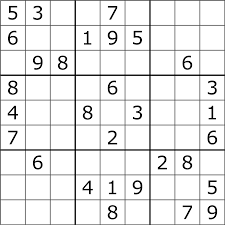
#> input picture images/sudoku.png, 225 x 225 px
$ python line_detector.py ../images/sudoku.png
#> lines starting #> are read from the running program, lines starting #| are printed output that depends on the picture; after the words box and inside, x2 and y2 are one past the last pixel; in counts of white or black regions, pixels touching at a corner belong together
#> in __main__, img is the input picture: shape (225, 225, 3); min 0, max 255, mean 233.5
#> in __main__, `line_image = np.copy(img) * 0`: line_image: shape (225, 225, 3); every value is 0
### src/edge_detector.py
import cv2
import sys
import os


def detect_edges(img):

    """
    Given an opencv matrix, detect the edge points
    """

    # convert to grayscale
    gray = cv2.cvtColor(img,cv2.COLOR_BGR2GRAY)

    # apply gaussian filter (to filter out 'high freq' noise)
    kernel_size = 5
    blur_gray = cv2.GaussianBlur(gray,(kernel_size, kernel_size),0)
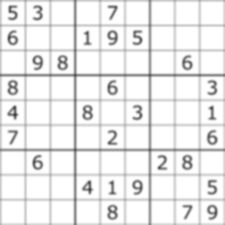
#> blur_gray: shape (225, 225); min 61, max 255, mean 234.2

    # apply the canny filter to find edges.
    low_threshold = 0
    high_threshold = 100
    edges = cv2.Canny(blur_gray, low_threshold, high_threshold)
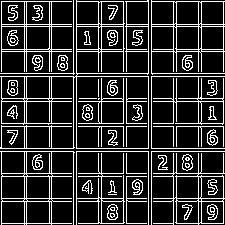
#> edges: shape (225, 225); 18.6% white in thin lines or dots
    return edges


# [15 lines left out: function __main__, not called in this run]


# [2 lines that do not run on import are left out]

### src/line_detector.py
import cv2
import numpy as np
import math
from formulas import *
import os
import sys


class LineDetector:

    """
    Detects lines from a set of edges.
    Calculates the intersection-points between vertical and horizontal lines.
    """

    def __init__(self, edges):
        self.edges = edges
        rho = 1  # distance resolution in pixels of the Hough grid
        theta = np.pi / 180  # angular resolution in radians of the Hough grid
        threshold = 15  # minimum number of votes (intersections in Hough grid cell)
        min_line_length = 60  # minimum number of pixels making up a line
        max_line_gap = 10  # maximum gap in pixels between connectable line segments
        # Output "lines" is an array containing endpoints of detected line segments
        self.lines = cv2.HoughLinesP(edges, rho, theta, threshold, np.array([]), min_line_length, max_line_gap)
#> self.lines = 36 rows, first 6: [123, 223, 123, 1], [151, 224, 151, 0], [101, 223, 101, 1], [26, 224, 26, 1], [126, 223, 126, 1], [49, 223, 49, 1]
        # separate vertical lines from horizontal lines
        self.vertical = []
        self.horizontal = []
        for line in self.lines:
            for x1,y1,x2,y2 in line:
                # TODO: add a margin of error! Not exactly 0 or 'exacatly inf'.
                if math.isinf(slope(line)):
                    self.vertical.append(line)
                elif slope(line) == 0:
                    self.horizontal.append(line)
#> this loop made 36 passes
#> line on passes 1 to 12: [[123, 223, 123, 1]], [[151, 224, 151, 0]], [[101, 223, 101, 1]], [[26, 224, 26, 1]], [[126, 223, 126, 1]], [[49, 223, 49, 1]], [[51, 224, 51, 1]], [[173, 224, 173, 1]], [[24, 224, 24, 1]], [[148, 224, 148, 0]], [[98, 223, 98, 1]], [[1, 224, 1, 1]]
#> after the loop, self.horizontal = 18 items, first 6: [[2, 49, 223, 49]], [[2, 198, 224, 198]], [[0, 148, 224, 148]], [[2, 123, 222, 123]], [[2, 26, 224, 26]], [[2, 176, 222, 176]]; self.vertical = 18 items, first 6: [[123, 223, 123, 1]], [[151, 224, 151, 0]], [[101, 223, 101, 1]], [[26, 224, 26, 1]], [[126, 223, 126, 1]], [[49, 223, 49, 1]]


        # TODO: refactor it! It's crappy
        # consider parallel lines with similar distances to each other the same line


        # if distance between two parallel lines is greater than this, they're different lines
        MAGIC_NUMBER = 20

        # horizontal
        self.horizontal = sorted(self.horizontal, key=lambda e : e[0][1] )
#> self.horizontal = 18 items, first 6: [[2, 1, 224, 1]], [[2, 24, 224, 24]], [[2, 26, 224, 26]], [[2, 49, 223, 49]], [[2, 51, 224, 51]], [[0, 73, 224, 73]]
        buffer = []
        for i in range(len(self.horizontal)-1):
            y_l1 = self.horizontal[i][0][1]
            y_l2 = self.horizontal[i+1][0][1]

            if(abs(y_l1-y_l2) > MAGIC_NUMBER):
                buffer.append(self.horizontal[i])
#> this loop made 17 passes
#> (y_l1, y_l2) on passes 1 to 12: (1, 24), (24, 26), (26, 49), (49, 51), (51, 73), (73, 76), (76, 98), (98, 101), (101, 123), (123, 126), (126, 148), (148, 151)
#> after the loop, buffer = [[[2, 1, 224, 1]], [[2, 26, 224, 26]], [[2, 51, 224, 51]], [[0, 76, 224, 76]], [[2, 101, 222, 101]], [[2, 126, 222, 126]], [[0, 151, 224, 151]], [[2, 176, 222, 176]], [[2, 201, 222, 201]]]

        # TODO: fix this!
        buffer.append(self.horizontal[-1])

        self.horizontal = buffer
#> self.horizontal = [[[2, 1, 224, 1]], [[2, 26, 224, 26]], [[2, 51, 224, 51]], [[0, 76, 224, 76]], [[2, 101, 222, 101]], [[2, 126, 222, 126]], [[0, 151, 224, 151]], [[2, 176, 222, 176]], [[2, 201, 222, 201]], [[2, 223, 222, 223]]]

        # vertical
        self.vertical = sorted(self.vertical, key=lambda e : e[0][0] )
#> self.vertical = 18 items, first 6: [[1, 224, 1, 1]], [[24, 224, 24, 1]], [[26, 224, 26, 1]], [[49, 223, 49, 1]], [[51, 224, 51, 1]], [[73, 224, 73, 0]]
        buffer = []
        for i in range(len(self.vertical)-1):
            x_l1 = self.vertical[i][0][0]
            x_l2 = self.vertical[i+1][0][0]

            if(abs(x_l1-x_l2) > MAGIC_NUMBER):
                buffer.append(self.vertical[i])
#> this loop made 17 passes
#> after the loop, buffer = [[[1, 224, 1, 1]], [[26, 224, 26, 1]], [[51, 224, 51, 1]], [[76, 224, 76, 0]], [[101, 223, 101, 1]], [[126, 223, 126, 1]], [[151, 224, 151, 0]], [[176, 223, 176, 1]], [[201, 223, 201, 1]]]

        # TODO: fix this!
        buffer.append(self.vertical[-1])
        self.vertical = buffer
#> self.vertical = [[[1, 224, 1, 1]], [[26, 224, 26, 1]], [[51, 224, 51, 1]], [[76, 224, 76, 0]], [[101, 223, 101, 1]], [[126, 223, 126, 1]], [[151, 224, 151, 0]], [[176, 223, 176, 1]], [[201, 223, 201, 1]], [[223, 223, 223, 1]]]


    def intersections(self):
        intersection_pts = []

        for vert in self.vertical:
            for horz in self.horizontal:
                pt = (vert[0][0], horz[0][1])
                intersection_pts.append(pt)
        return intersection_pts


def __main__():

    """
    Unit test.
    """

    import edge_detector

    try:
        path = sys.argv[1]
    except:
        path = os.path.join(".", "images", "sudoku3.png")


    img = cv2.imread(path)
    line_image = np.copy(img) * 0
    edges = edge_detector.detect_edges(img)
    line_det = LineDetector(edges)

    # plot vertical lines
    for vert in line_det.vertical:
        pt1 = (vert[0][0], vert[0][1])
        pt2 = (vert[0][2], vert[0][3])
        cv2.line(line_image,pt1,pt2, (0,0,255) ,1)
#> this loop made 10 passes
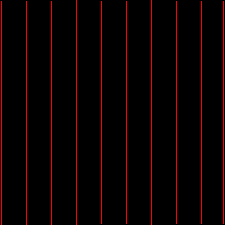
#> line_image: shape (225, 225, 3); mean B, G, R 0, 0, 11.3

    # plot horizontal lines
    for horz in line_det.horizontal:
        pt1 = (horz[0][0], horz[0][1])
        pt2 = (horz[0][2], horz[0][3])
        cv2.line(line_image,pt1,pt2, (0,255,0) ,1)
#> this loop made 10 passes
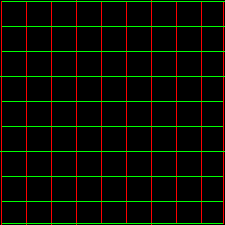
#> line_image: shape (225, 225, 3); 4.39% of pixels changed, all inside (x1, y1, x2, y2) = (0, 1, 225, 224)

    # plot the intersections between vertical and horizontal lines
    for pt in line_det.intersections():
        cv2.line(line_image,pt,pt, (255,0,0) ,2)
#> this loop made 100 passes
#> pt on passes 1 to 12: (1, 1), (1, 26), (1, 51), (1, 76), (1, 101), (1, 126), (1, 151), (1, 176), (1, 201), (1, 223), (26, 1), (26, 26)
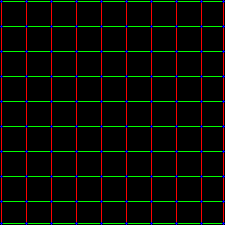
#> line_image: shape (225, 225, 3); 0.99% of pixels changed, all inside (x1, y1, x2, y2) = (0, 0, 225, 225)

    cv2.imshow("Lines:", line_image)
    cv2.waitKey(0)


if __name__ == "__main__":
    __main__()

$ run again, on images/sudoku2.png
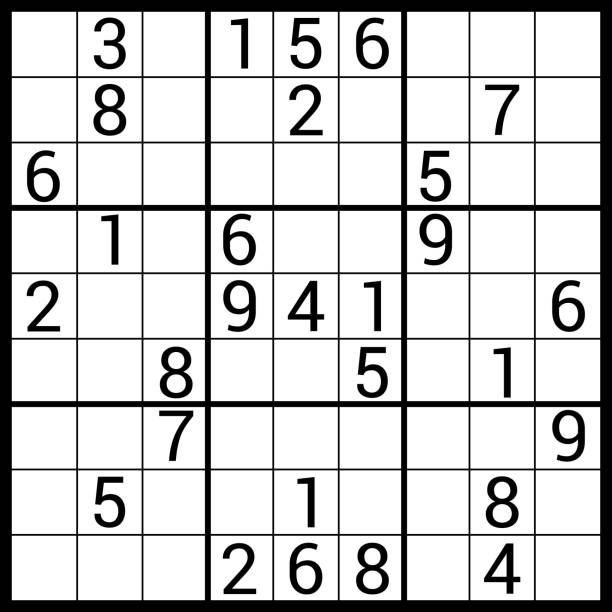
#> input picture images/sudoku2.png, 612 x 612 px
#> in __main__, img is the input picture: shape (612, 612, 3); min 0, max 255, mean 205.1
#> in detect_edges, `edges = cv2.Canny(blur_gray, low_threshold, high_threshold)`:
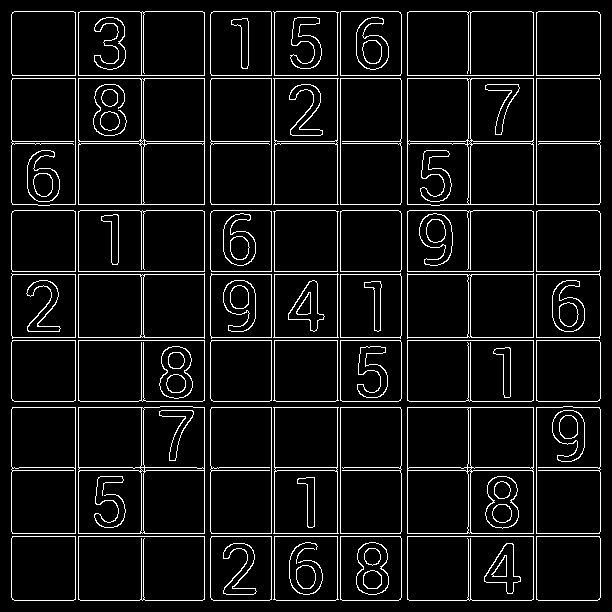
#> edges: shape (612, 612); 7.2% white in thin lines or dots
#> self.lines = 38 rows, first 6: [12, 337, 599, 337], [337, 599, 337, 12], [14, 11, 597, 11], [75, 599, 75, 12], [12, 467, 599, 467], [50, 204, 599, 204]
#> the loop in __init__, `for line in self.lines:` made 38 passes
#> after the loop in __init__, `for line in self.lines:`: self.horizontal = 18 items, first 6: [[12, 337, 599, 337]], [[14, 11, 597, 11]], [[12, 467, 599, 467]], [[50, 204, 599, 204]], [[12, 75, 599, 75]], [[12, 533, 599, 533]]; self.vertical = 18 items, first 6: [[337, 599, 337, 12]], [[75, 599, 75, 12]], [[600, 597, 600, 14]], [[210, 597, 210, 14]], [[141, 599, 141, 12]], [[11, 597, 11, 14]]
#> in __init__, `self.horizontal = sorted(self.horizontal, key=lambda e : e[0][1] )`: self.horizontal = 18 items, first 6: [[14, 11, 597, 11]], [[12, 75, 599, 75]], [[12, 78, 599, 78]], [[12, 141, 599, 141]], [[12, 143, 599, 143]], [[50, 204, 599, 204]]
#> the loop in __init__, `for i in range(len(self.horizontal)-1):` made 17 passes
#> (y_l1, y_l2) on passes 1 to 8: (11, 75), (75, 78), (78, 141), (141, 143), (143, 204), (204, 210), (210, 271), (271, 274)
#> after the loop in __init__, `for i in range(len(self.horizontal)-1):`: buffer = [[[14, 11, 597, 11]], [[12, 78, 599, 78]], [[12, 143, 599, 143]], [[14, 210, 597, 210]], [[12, 274, 599, 274]], [[12, 340, 599, 340]], [[12, 407, 159, 407]], [[12, 470, 599, 470]], [[12, 536, 599, 536]]]
#> in __init__, `self.horizontal = buffer`: self.horizontal = [[[14, 11, 597, 11]], [[12, 78, 599, 78]], [[12, 143, 599, 143]], [[14, 210, 597, 210]], [[12, 274, 599, 274]], [[12, 340, 599, 340]], [[12, 407, 159, 407]], [[12, 470, 599, 470]], [[12, 536, 599, 536]], [[14, 600, 597, 600]]]
#> in __init__, `self.vertical = sorted(self.vertical, key=lambda e : e[0][0] )`: self.vertical = 18 items, first 6: [[11, 597, 11, 14]], [[75, 599, 75, 12]], [[78, 599, 78, 12]], [[141, 599, 141, 12]], [[143, 599, 143, 12]], [[204, 599, 204, 12]]
#> the loop in __init__, `for i in range(len(self.vertical)-1):` made 17 passes
#> after the loop in __init__, `for i in range(len(self.vertical)-1):`: buffer = [[[11, 597, 11, 14]], [[78, 599, 78, 12]], [[143, 599, 143, 12]], [[210, 597, 210, 14]], [[274, 599, 274, 12]], [[340, 599, 340, 12]], [[407, 599, 407, 12]], [[470, 599, 470, 12]], [[536, 599, 536, 12]]]
#> in __init__, `self.vertical = buffer`: self.vertical = [[[11, 597, 11, 14]], [[78, 599, 78, 12]], [[143, 599, 143, 12]], [[210, 597, 210, 14]], [[274, 599, 274, 12]], [[340, 599, 340, 12]], [[407, 599, 407, 12]], [[470, 599, 470, 12]], [[536, 599, 536, 12]], [[600, 597, 600, 14]]]
#> the loop in __main__, `for vert in line_det.vertical:` made 10 passes
#> the loop in __main__, `for horz in line_det.horizontal:` made 10 passes
#> the loop in __main__, `for pt in line_det.intersections():` made 100 passes
#> pt on passes 1 to 8: (11, 11), (11, 78), (11, 143), (11, 210), (11, 274), (11, 340), (11, 407), (11, 470)
#> after the loop in __main__, `for pt in line_det.intersections():`:
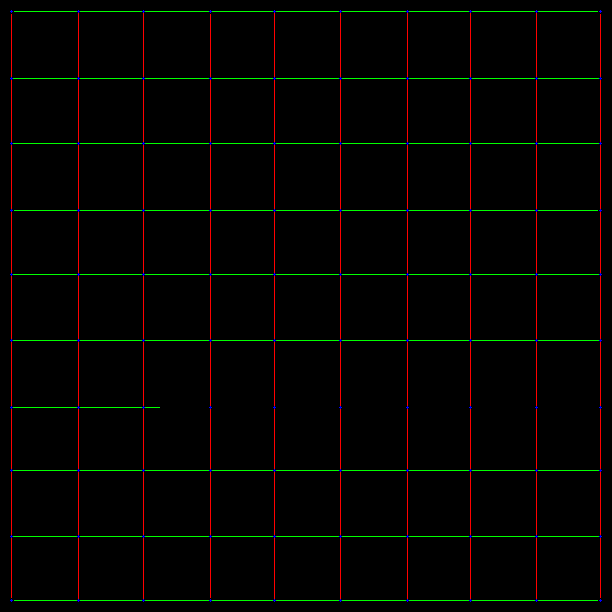
#> line_image: shape (612, 612, 3); mean B, G, R 0.3, 3.5, 3.8

$ run again, on images/sudoku4.png
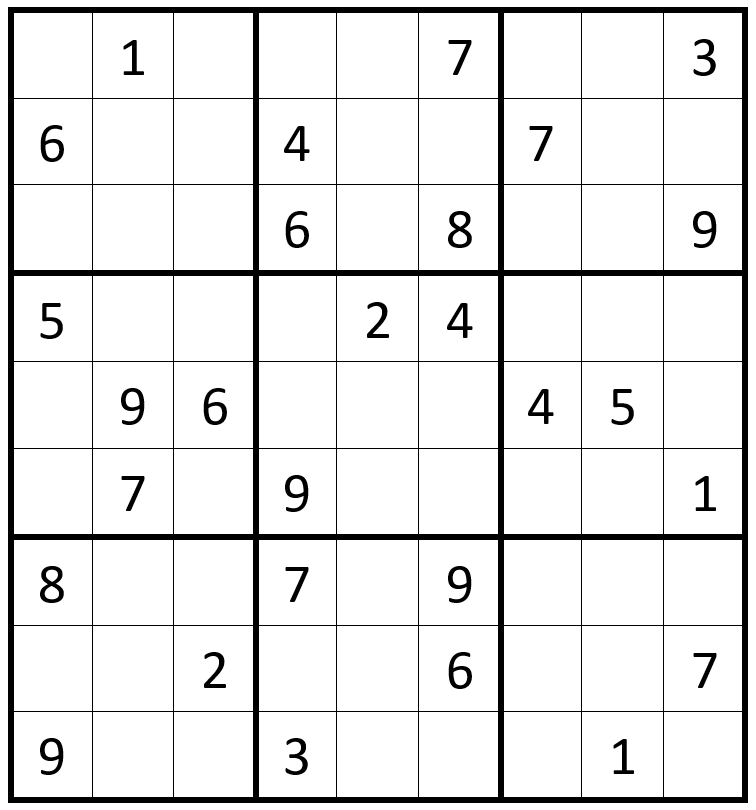
#> input picture images/sudoku4.png, 756 x 810 px
#> in __main__, img is the input picture: shape (810, 756, 3); min 0, max 255, mean 232.4
#> in detect_edges, `edges = cv2.Canny(blur_gray, low_threshold, high_threshold)`:
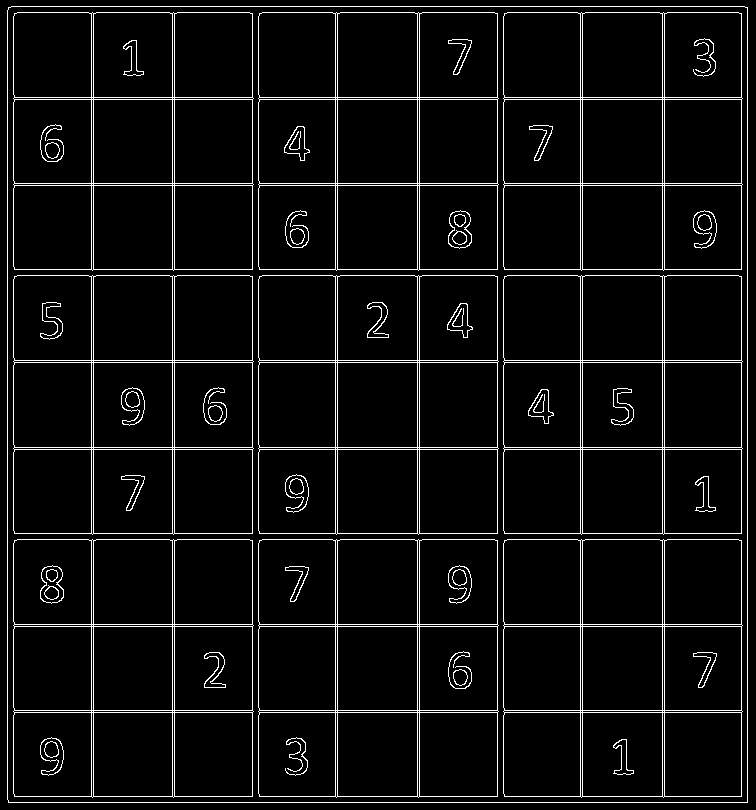
#> edges: shape (810, 756); 5.6% white in thin lines or dots
#> self.lines = 50 rows, first 6: [172, 802, 172, 6], [7, 99, 747, 99], [174, 802, 174, 6], [580, 802, 580, 6], [582, 802, 582, 6], [7, 275, 249, 275]
#> the loop in __init__, `for line in self.lines:` made 50 passes
#> after the loop in __init__, `for line in self.lines:`: self.horizontal = 21 items, first 6: [[7, 99, 747, 99]], [[7, 275, 249, 275]], [[507, 12, 747, 12]], [[17, 539, 249, 539]], [[8, 802, 746, 802]], [[14, 360, 740, 360]]; self.vertical = 21 items, first 6: [[172, 802, 172, 6]], [[174, 802, 174, 6]], [[580, 802, 580, 6]], [[582, 802, 582, 6]], [[497, 802, 497, 6]], [[335, 802, 335, 6]]
#> in __init__, `self.horizontal = sorted(self.horizontal, key=lambda e : e[0][1] )`: self.horizontal = 21 items, first 6: [[11, 6, 744, 6]], [[507, 12, 747, 12]], [[14, 97, 740, 97]], [[7, 99, 747, 99]], [[14, 183, 740, 183]], [[14, 185, 740, 185]]
#> the loop in __init__, `for i in range(len(self.horizontal)-1):` made 20 passes
#> (y_l1, y_l2) on passes 1 to 8: (6, 12), (12, 97), (97, 99), (99, 183), (183, 185), (185, 269), (269, 275), (275, 360)
#> after the loop in __init__, `for i in range(len(self.horizontal)-1):`: buffer = [[[507, 12, 747, 12]], [[7, 99, 747, 99]], [[14, 185, 740, 185]], [[7, 275, 249, 275]], [[14, 362, 740, 362]], [[14, 449, 740, 449]], [[316, 539, 407, 539]], [[14, 626, 740, 626]], [[14, 712, 740, 712]]]
#> in __init__, `self.horizontal = buffer`: self.horizontal = [[[507, 12, 747, 12]], [[7, 99, 747, 99]], [[14, 185, 740, 185]], [[7, 275, 249, 275]], [[14, 362, 740, 362]], [[14, 449, 740, 449]], [[316, 539, 407, 539]], [[14, 626, 740, 626]], [[14, 712, 740, 712]], [[8, 802, 746, 802]]]
#> in __init__, `self.vertical = sorted(self.vertical, key=lambda e : e[0][0] )`: self.vertical = 21 items, first 6: [[7, 799, 7, 10]], [[13, 266, 13, 6]], [[91, 802, 91, 6]], [[93, 802, 93, 6]], [[172, 802, 172, 6]], [[174, 802, 174, 6]]
#> the loop in __init__, `for i in range(len(self.vertical)-1):` made 20 passes
#> (x_l1, x_l2) on passes 1 to 8: (7, 13), (13, 91), (91, 93), (93, 172), (172, 174), (174, 252), (252, 258), (258, 258)
#> after the loop in __init__, `for i in range(len(self.vertical)-1):`: buffer = [[[13, 266, 13, 6]], [[93, 802, 93, 6]], [[174, 802, 174, 6]], [[258, 530, 258, 279]], [[337, 802, 337, 6]], [[419, 802, 419, 6]], [[503, 530, 503, 279]], [[582, 802, 582, 6]], [[664, 802, 664, 6]]]
#> in __init__, `self.vertical = buffer`: self.vertical = [[[13, 266, 13, 6]], [[93, 802, 93, 6]], [[174, 802, 174, 6]], [[258, 530, 258, 279]], [[337, 802, 337, 6]], [[419, 802, 419, 6]], [[503, 530, 503, 279]], [[582, 802, 582, 6]], [[664, 802, 664, 6]], [[747, 802, 747, 7]]]
#> the loop in __main__, `for vert in line_det.vertical:` made 10 passes
#> the loop in __main__, `for horz in line_det.horizontal:` made 10 passes
#> the loop in __main__, `for pt in line_det.intersections():` made 100 passes
#> pt on passes 1 to 8: (13, 12), (13, 99), (13, 185), (13, 275), (13, 362), (13, 449), (13, 539), (13, 626)
#> after the loop in __main__, `for pt in line_det.intersections():`:
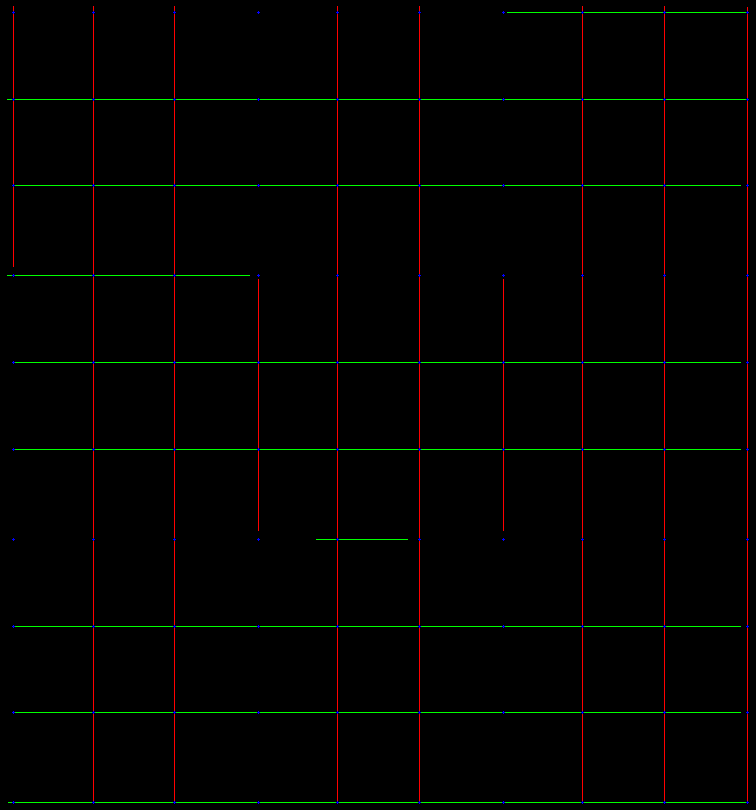
#> line_image: shape (810, 756, 3); mean B, G, R 0.2, 2.3, 2.5
